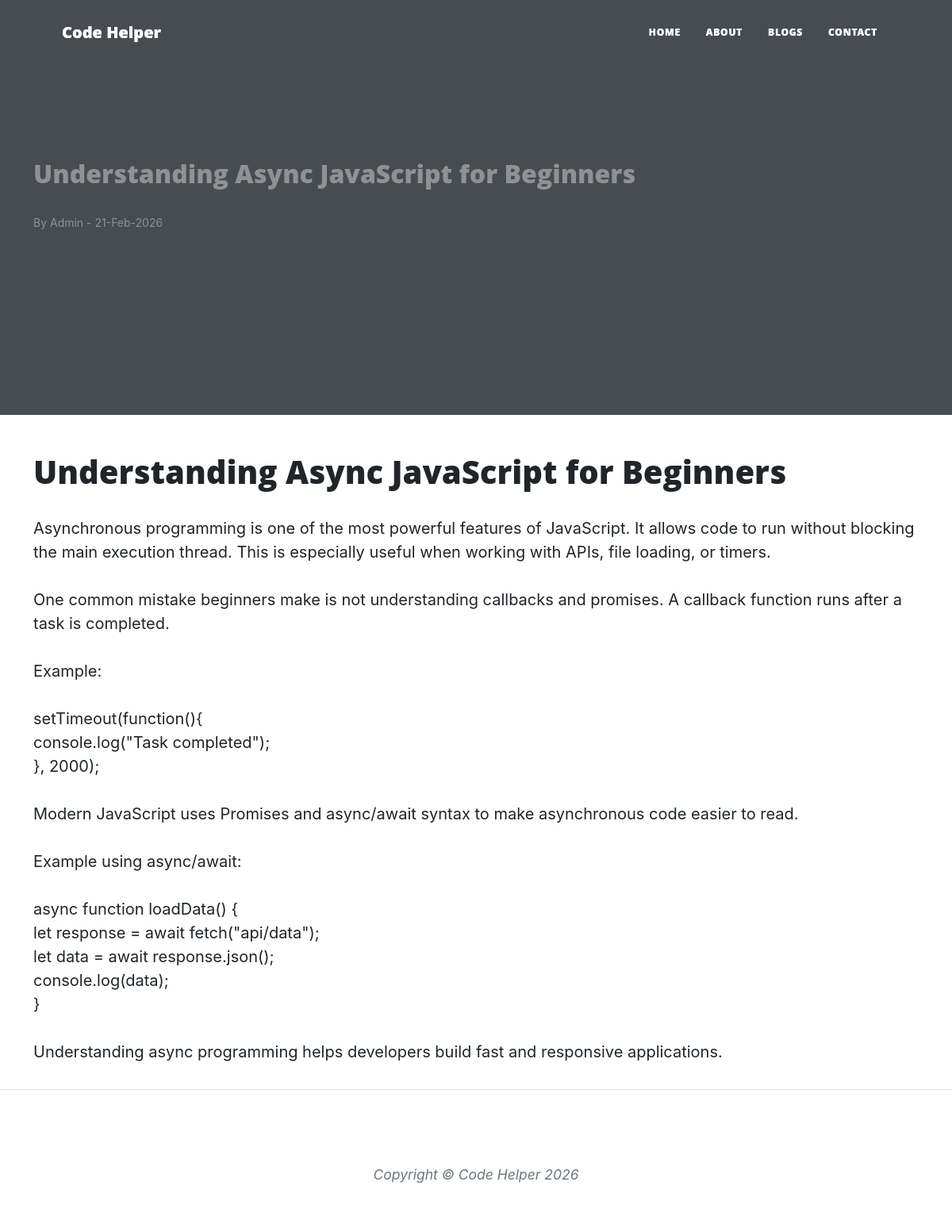
Screenshot of /blogpost.php?post=async-javascript-guide with the database file from the repository.
### tables this page shows
CREATE TABLE tbl_posts (
    id INT AUTO_INCREMENT PRIMARY KEY,
    post_header VARCHAR(255),
    post_title VARCHAR(255),
    post_content TEXT,
    post_author VARCHAR(100),
    post_slug VARCHAR(255),
    post_date DATETIME DEFAULT CURRENT_TIMESTAMP
);

### blogpost.php (the view, shortened to what this page needs)
<?php
include('config.php');
include('navbar.php');
$slug = isset($_GET['post']) ? $_GET['post'] : '';
$data = null;
if($slug != ''){
    $sql = "SELECT * FROM tbl_posts WHERE post_slug='$slug' LIMIT 1";
    $query = $conn->query($sql);
    if($query && $query->num_rows > 0){
        $data = $query->fetch_assoc();
    }
}
?>
<!DOCTYPE html>
<html lang="en">
<head>
<link href="css/styles.css" rel="stylesheet" />
</head>
<body>
<?php include('navbar.php'); ?>
<?php if(!$data){ ?>
    <?php include("error.php"); ?>
<?php } else { ?>
<?php
$img = $data['post_header'];
?>
<header class="masthead" style="background-image:url('assets\img\bestphp.jfif<?php echo $img; ?>'; background-size:cover;">
<div class="container">
<div class="post-heading">
<h2><?php echo $data['post_title']; ?></h2>
<p style="font-size:14px;">
By <?php echo $data['post_author']; ?> -
<?php echo date("d-M-Y", strtotime($data['post_date'])); ?>
</p>
</div>
</div>
</header>
<article class="mb-4">
<div class="container">
<h1><?php echo $data['post_title']; ?></h1>
<p>
<?php echo nl2br($data['post_content']); ?>
</p>
</div>
</article>
<?php } ?>
<?php include('footer.php'); ?>
</body>
</html>

### rows the page displays
tbl_posts: post_title "Understanding Async JavaScript for Beginners", post_author "Admin", post_date "21-Feb-2026", post_content "Asynchronous programming is one of the most powerful features of JavaScript. It allows code to run without blocking the main execution thread. This is especially useful when working with APIs, file loading, or timers. One common mistake beginners make is not understanding callbacks and promises. A callback function runs after a task is completed. Example: setTimeout(function(){ console.log(\"Task completed\"); }, 2000); Modern JavaScript uses Promises and async/await syntax to make asynchronous code easier to read. Example using async/await: async function loadData() { let response = await fetch(\"api/data\"); let data = await response.json(); console.log(data); } Understanding async…"

### other values shown
$sitename "Code Helper Code Helper"
$sitename "Code Helper"
